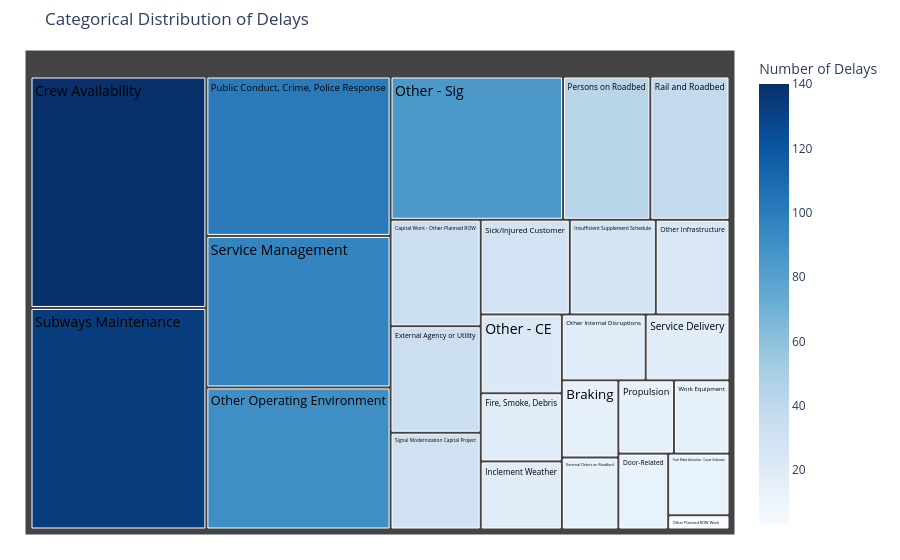

The notebook cell saved with this chart:
### Code cell
cat = px.treemap( delays_causes,path =['subcategory'],values='delays', color='delays',color_continuous_scale='Blues',
    title='Categorical Distribution of Delays')
cat.update_traces(textinfo='label', hovertemplate='%{label}<br>Delays: %{value}')
cat.update_traces(textfont=dict(size=14,color = 'black'))
cat.update_layout(margin=dict(t=50, l=25, r=25, b=25), coloraxis_colorbar=dict(title="Number of Delays",))
cat.show()

### Figure 1 — Plotly figure (JSON) as saved in the notebook; plotly's stock layout.template omitted (floating-point values rounded to 4 significant figures)
{"data": [{"branchvalues": "total", "customdata": [[15], [33], [140], [13], [33], [14], [19], [19], [28], [22], [85], [24], [19], [90], [3], [43], [14], [101], [39], [19], [96], [29], [30], [134], [13], [14]], "domain": {"x": [0, 1], "y": [0, 1]}, "hovertemplate": "%{label}<br>Delays: %{value}", "ids": ["Braking", "Capital Work - Other Planned ROW", "Crew Availability", "Door-Related", "External Agency or Utility", "External Debris on Roadbed", "Fire, Smoke, Debris", "Inclement Weather", "Insufficient Supplement Schedule", "Other - CE", "Other - Sig", "Other Infrastructure", "Other Internal Disruptions", "Other Operating Environment", "Other Planned ROW Work", "Persons on Roadbed", "Propulsion", "Public Conduct, Crime, Police Response", "Rail and Roadbed", "Service Delivery", "Service Management", "Sick/Injured Customer", "Signal Modernization Capital Project", "Subways Maintenance", "Train Brake Activation - Cause Unknown", "Work Equipment"], "labels": ["Braking", "Capital Work - Other Planned ROW", "Crew Availability", "Door-Related", "External Agency or Utility", "External Debris on Roadbed", "Fire, Smoke, Debris", "Inclement Weather", "Insufficient Supplement Schedule", "Other - CE", "Other - Sig", "Other Infrastructure", "Other Internal Disruptions", "Other Operating Environment", "Other Planned ROW Work", "Persons on Roadbed", "Propulsion", "Public Conduct, Crime, Police Response", "Rail and Roadbed", "Service Delivery", "Service Management", "Sick/Injured Customer", "Signal Modernization Capital Project", "Subways Maintenance", "Train Brake Activation - Cause Unknown", "Work Equipment"], "marker": {"coloraxis": "coloraxis", "colors": [15, 33, 140, 13, 33, 14, 19, 19, 28, 22, 85, 24, 19, 90, 3, 43, 14, 101, 39, 19, 96, 29, 30, 134, 13, 14]}, "name": "", "parents": ["", "", "", "", "", "", "", "", "", "", "", "", "", "", "", "", "", "", "", "", "", "", "", "", "", ""], "textfont": {"color": "black", "size": 14}, "textinfo": "label", "type": "treemap", "values": [15, 33, 140, 13, 33, 14, 19, 19, 28, 22, 85, 24, 19, 90, 3, 43, 14, 101, 39, 19, 96, 29, 30, 134, 13, 14]}], "layout": {"autosize": true, "coloraxis": {"colorbar": {"title": {"text": "Number of Delays"}}, "colorscale": [[0, "rgb(247,251,255)"], [0.125, "rgb(222,235,247)"], [0.25, "rgb(198,219,239)"], [0.375, "rgb(158,202,225)"], [0.5, "rgb(107,174,214)"], [0.625, "rgb(66,146,198)"], [0.75, "rgb(33,113,181)"], [0.875, "rgb(8,81,156)"], [1, "rgb(8,48,107)"]]}, "legend": {"tracegroupgap": 0}, "margin": {"b": 25, "l": 25, "r": 25, "t": 50}, "title": {"text": "Categorical Distribution of Delays"}}}
